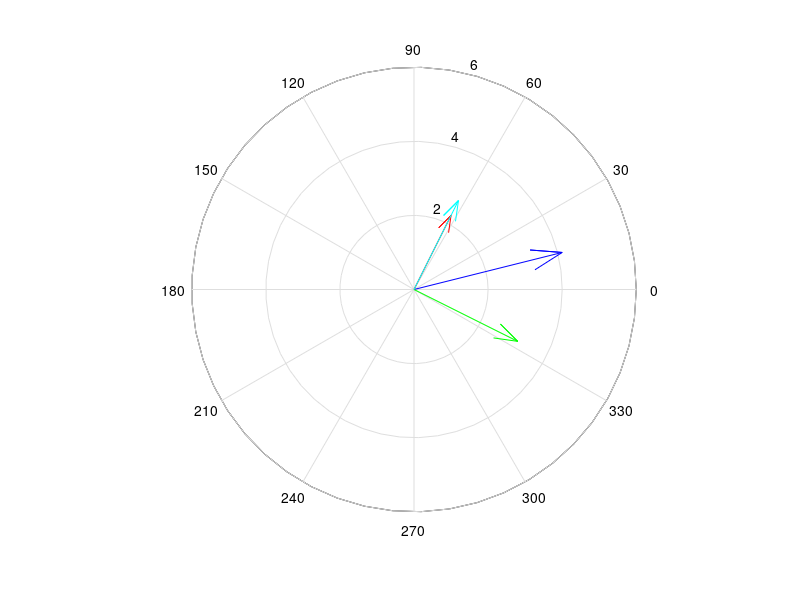

MATLAB code for this plot:
function orth_example()
clear all
close all

x = 4 + 1i;
y = 1 + 2*1i;

%x = x/abs(x);
%y = y/abs(y);

compass(real(x),imag(x),'b');
hold
%compass(real(x),imag(x'),'b--');

compass(real(y),imag(y),'r');

x_coord = [real(x) imag(x)];
y_coord = [real(y) imag(y)];



[x_orth_coord , proj_y] = get_ortho(x_coord,y_coord)
[y_orth_coord ,proj_x ] = get_ortho(y_coord,x_coord)

compass(x_orth_coord(1),x_orth_coord(2),'g');

%compass(y_orth_coord(1),y_orth_coord(2),'k');


%compass(proj_x(1),proj_x(2),'m');

compass(proj_y(1),proj_y(2),'c');

x_ortho2 = get_ortho2(x,y);

%compass(real(x_ortho2),imag(x_ortho2),'g--');

function  [ortho, proj ] = get_ortho(x,y)
    
    proj  = ((x*y')/(y*y'))*y;
    ortho = x - proj;
    
function ortho = get_ortho2(x,y)
    
    ortho = x*conj(y)/abs(y);